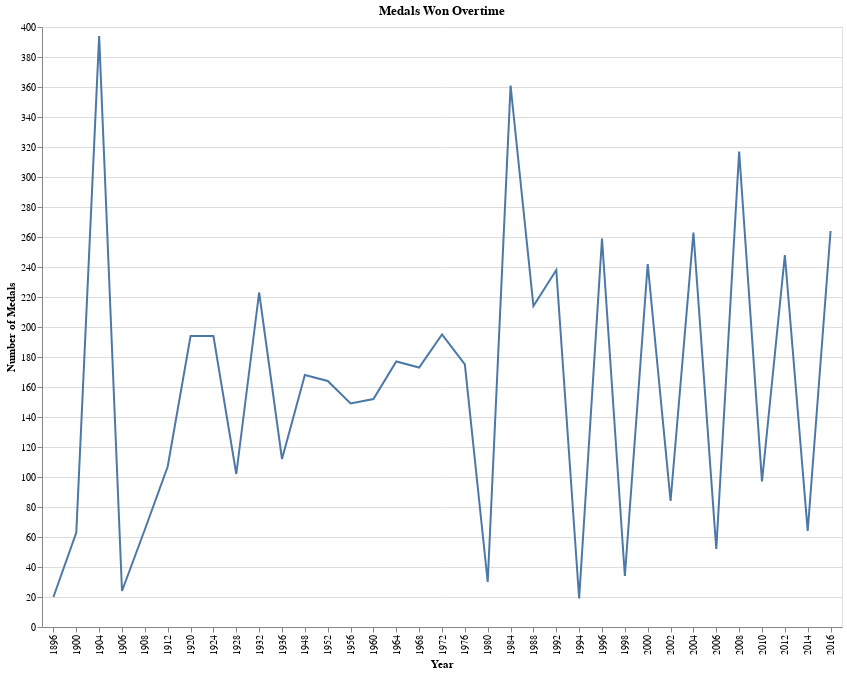

Source (notebook cell):
### Code cell
chart_overtime

### Figure 1 — Vega-Lite specification as saved in the notebook (floating-point values rounded to 4 significant figures; data arrays with more than 128 entries replaced by an {"elided": "..."} marker saying what was removed)
{"config": {"view": {"continuousWidth": 400, "continuousHeight": 300}}, "data": {"name": "data-6daff21fe48ed58fc4597f030e7a401f"}, "mark": "line", "encoding": {"tooltip": [{"field": "Year", "type": "quantitative"}, {"field": "Medal", "type": "quantitative"}], "x": {"axis": {"title": "Year"}, "field": "Year", "type": "nominal"}, "y": {"axis": {"title": "Number of Medals"}, "field": "Medal", "type": "quantitative"}}, "height": 600, "selection": {"Choose": {"type": "single", "fields": ["NOC"], "bind": {"input": "select", "options": {"elided": "149 str values"}}, "init": {"NOC": "USA"}}}, "title": "Medals Won Overtime", "transform": [{"filter": {"selection": "Choose"}}], "width": 800, "$schema": "https://vega.github.io/schema/vega-lite/v4.17.0.json", "datasets": {"data-6daff21fe48ed58fc4597f030e7a401f": {"elided": "1442 records"}}}
